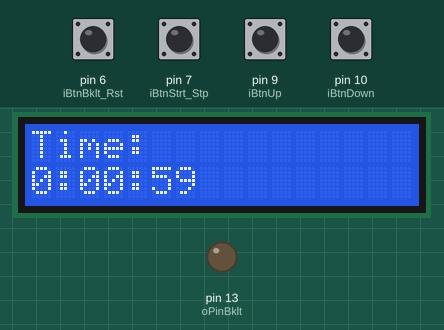
Simulated run of this sketch. Board: Arduino Uno, built with avr-gcc and run on an emulated ATmega328P. On the bench: 16×2 character LCD, output pins drawn as LEDs (lit = HIGH). The inputs (shaded band) are chosen by the test bench; at power-on: pin 7 (iBtnStrt_Stp) HIGH, pin 6 (iBtnBklt_Rst), pin 9 (iBtnUp), pin 10 (iBtnDown) LOW. What the sketch prints to the serial monitor is not drawn.

Above: at 1.2 s.
1.3 s: pin 7 (iBtnStrt_Stp) pulled LOW for 0.15 s
2.9 s: pin 6 (iBtnBklt_Rst) pulled HIGH for 0.15 s
At 3.6 s:
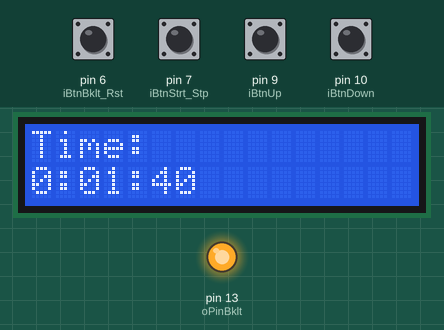
4.5 s: pin 9 (iBtnUp) pulled HIGH for 1 s
At 6.6 s:
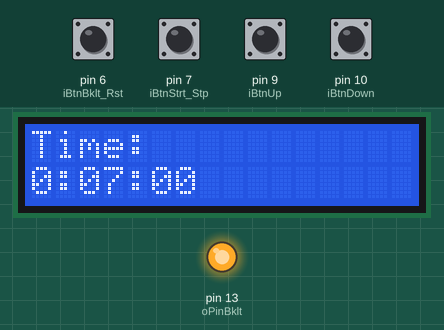
7.0 s: pin 10 (iBtnDown) pulled HIGH for 0.15 s
At 8.3 s:
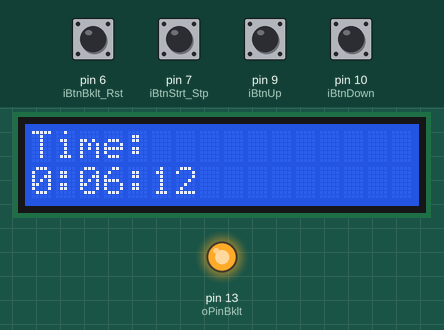
8.6 s: pin 7 (iBtnStrt_Stp) pulled LOW for 1 s
At 10.3 s:
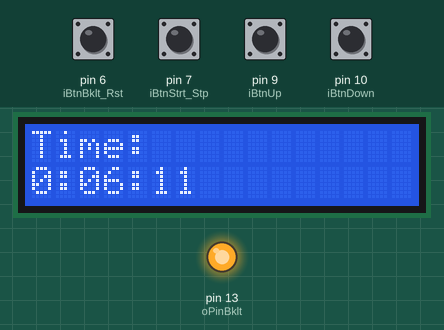
Timing chart, 0 to 11.8 s (numbered marks = the images above; inputs shaded):
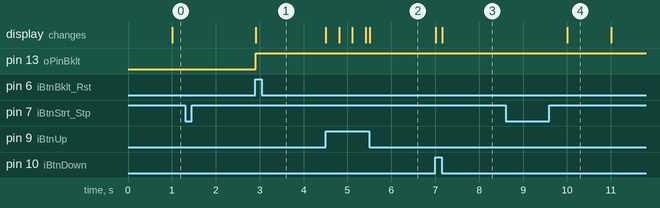

The sketch:

Tiny_Timer_Cd.ino
```cpp
#include <LiquidCrystal.h>

/*
  LiquidCrystal Library - Hello World

 Demonstrates the use a 16x2 LCD display.  The LiquidCrystal
 library works with all LCD displays that are compatible with the
 Hitachi HD44780 driver. There are many of them out there, and you
 can usually tell them by the 16-pin interface.

 This sketch prints "Hello World!" to the LCD
 and shows the time.

  The circuit:
 * LCD RS pin to digital pin 12
 * LCD Enable pin to digital pin 11
 * LCD D4 pin to digital pin 5
 * LCD D5 pin to digital pin 4
 * LCD D6 pin to digital pin 3
 * LCD D7 pin to digital pin 2
 * LCD R/W pin to ground
 * 10K resistor:
 * ends to +5V and ground
 * wiper to LCD VO pin (pin 3)
 */

// include the library code:
#include <LiquidCrystal.h>
#include "pitches.h"

// notes in the melody:
int melody[] = {
  NOTE_C4, NOTE_G3,NOTE_G3, NOTE_A3, NOTE_G3,0, NOTE_B3, NOTE_C4};
// note durations: 4 = quarter note, 8 = eighth note, etc.:
int noteDurations[] = {
  4, 8, 8, 4,4,4,4,4 };

// initialize the library with the numbers of the interface pins
LiquidCrystal lcd(12, 11, 5, 4, 3, 2);

// IO Pin Assignments.
// Button for backlight and reset
const int iBtnBklt_Rst = 6;
const int iBtnStrt_Stp = 7;
const int oPinBklt = 13;
// Backlight
boolean bStateBklt = false;
int stateBtnBKLT;
int BKLT_ON;
int HOLD_TIME;
// Time adjustment buttons
const int iBtnUp = 9;
const int iBtnDown = 10;
int stateBtnUP;
int stateBtnDOWN;
// Timing Variables
unsigned long cPreviousSeconds;
int cIntervals = 1;
// Buzzer
int BuzzerIteration = 0;
int Buzzer;
// Start and Stop Button
boolean bStartStop = false;
int stateBtnStartStop;
int antiCYCLE;
int lastantiCYCLE;
// Adjustable Variables
int cTIME = 60; // time in seconds. Everything is based on this.
int cHiTIME = 100; // tracks cTIME start
int HOLD_DELAY = 3; // time in seconds
int BKLT_ON_DURATION = 18; // time in seconds adds the time from when the button was pressed.


void setup() {
  // serial debugging.
  Serial.begin(9600);
  // set up the LCD's number of columns and rows:
  lcd.begin(16, 2);
  // Print a message to the LCD.
  lcd.print("Time:");
  // IO States
  pinMode(iBtnBklt_Rst, INPUT);
  pinMode(iBtnStrt_Stp, INPUT);
  pinMode(iBtnUp, INPUT);
  pinMode(iBtnDown, INPUT);
  pinMode(oPinBklt, OUTPUT);
}

void loop() {
  // Time Display
  int cHOURS = (cTIME/60)/60;
  int cMINUTEStenths = ((cTIME/60) % 60)/10;
  int cMINUTESones = ((cTIME/60) % 60) % 10;
  int cSECONDStenths = (((cTIME%60)%60) % 60)/10;
  int cSECONDSones = (((cTIME%60)%60) % 60) % 10;
  // base clock for timing everything
  unsigned long cSeconds = millis()/1000;

  // read the state of the pushbutton values;
  stateBtnBKLT = digitalRead(iBtnBklt_Rst);
  stateBtnStartStop = digitalRead(iBtnStrt_Stp);
  stateBtnUP = digitalRead(iBtnUp);
  stateBtnDOWN = digitalRead(iBtnDown);

  if (stateBtnStartStop != antiCYCLE){
    if (stateBtnStartStop == HIGH) {
    bStartStop = !bStartStop;
    }
  }

  antiCYCLE = stateBtnStartStop;

  Serial.println(bStartStop);

  if (bStartStop == false && cTIME == cHiTIME){
    digitalWrite(oPinBklt, HIGH);
  }

  if (stateBtnUP == HIGH && cTIME == cHiTIME && bStartStop == false && (cSeconds - cPreviousSeconds <= cIntervals)){
    cTIME += 1;
    cHiTIME += 1;
  }

  if (stateBtnDOWN == HIGH && cTIME == cHiTIME && bStartStop == false && (cSeconds - cPreviousSeconds <= cIntervals) && cTIME > 0){
    cTIME -= 1;
    cHiTIME -= 1;
  }

  // Resets the timer back to the previous set time.
  if (stateBtnBKLT == HIGH && bStartStop == false && (cSeconds - cPreviousSeconds <= cIntervals)){
    cTIME = cHiTIME;
  }

  // Holding down the reset button for 3 seconds will turn on the lcd backlight.
  if (stateBtnBKLT == HIGH && (cSeconds - cPreviousSeconds >= cIntervals)) {
    HOLD_TIME++;
    if (HOLD_TIME == HOLD_DELAY){
    bStateBklt = true;
    digitalWrite(oPinBklt, HIGH);
    HOLD_TIME = 0;
    }
  }

  // Turns on the backlight
  if (bStateBklt = true && (cSeconds - cPreviousSeconds >= cIntervals) && bStartStop == true){
    BKLT_ON++;
    if (BKLT_ON == BKLT_ON_DURATION){
      digitalWrite(oPinBklt, LOW);
      BKLT_ON = 0;
      bStateBklt = false;
    }
  }


  //As the clock time goes up, cTime will increment down.
  if (cSeconds - cPreviousSeconds >= cIntervals && bStartStop == true){
    cSeconds;
    cTIME--;
  }

  if (cTIME <= 0 && bStartStop == true){
    cTIME = 0;
  }

  cPreviousSeconds = cSeconds;

   // set the cursor to column 0, line 1
  // (note: line 1 is the second row, since counting begins with 0):
  lcd.setCursor(0, 1);
  // print the number of seconds since reset:
  lcd.print(cHOURS);
  lcd.print(":");
  lcd.print(cMINUTEStenths);
  lcd.print(cMINUTESones);
  lcd.print(":");
  lcd.print(cSECONDStenths);
  lcd.print(cSECONDSones);

  if (cTIME == 0 && Buzzer <= BuzzerIteration && bStartStop == true)  {
    for (int thisNote = 0; thisNote < 8; thisNote++) {

    // to calculate the note duration, take one second
    // divided by the note type.
    //e.g. quarter note = 1000 / 4, eighth note = 1000/8, etc.
    int noteDuration = 1000/noteDurations[thisNote];
    tone(8, melody[thisNote],noteDuration);

    // to distinguish the notes, set a minimum time between them.
    // the note's duration + 30% seems to work well:
    int pauseBetweenNotes = noteDuration * 1.30;
    delay(pauseBetweenNotes);
    // stop the tone playing:
    noTone(8);
  }
  Buzzer++;
}
}
```

pitches.h
```cpp
/*************************************************
 * Public Constants
 *************************************************/

#define NOTE_B0  31
#define NOTE_C1  33
#define NOTE_CS1 35
#define NOTE_D1  37
#define NOTE_DS1 39
#define NOTE_E1  41
#define NOTE_F1  44
#define NOTE_FS1 46
#define NOTE_G1  49
#define NOTE_GS1 52
#define NOTE_A1  55
#define NOTE_AS1 58
#define NOTE_B1  62
#define NOTE_C2  65
#define NOTE_CS2 69
#define NOTE_D2  73
#define NOTE_DS2 78
#define NOTE_E2  82
#define NOTE_F2  87
#define NOTE_FS2 93
#define NOTE_G2  98
#define NOTE_GS2 104
#define NOTE_A2  110
#define NOTE_AS2 117
#define NOTE_B2  123
#define NOTE_C3  131
#define NOTE_CS3 139
#define NOTE_D3  147
#define NOTE_DS3 156
#define NOTE_E3  165
#define NOTE_F3  175
#define NOTE_FS3 185
#define NOTE_G3  196
#define NOTE_GS3 208
#define NOTE_A3  220
#define NOTE_AS3 233
#define NOTE_B3  247
#define NOTE_C4  262
#define NOTE_CS4 277
#define NOTE_D4  294
#define NOTE_DS4 311
#define NOTE_E4  330
#define NOTE_F4  349
#define NOTE_FS4 370
#define NOTE_G4  392
#define NOTE_GS4 415
#define NOTE_A4  440
#define NOTE_AS4 466
#define NOTE_B4  494
#define NOTE_C5  523
#define NOTE_CS5 554
#define NOTE_D5  587
#define NOTE_DS5 622
#define NOTE_E5  659
#define NOTE_F5  698
#define NOTE_FS5 740
#define NOTE_G5  784
#define NOTE_GS5 831
#define NOTE_A5  880
#define NOTE_AS5 932
#define NOTE_B5  988
#define NOTE_C6  1047
#define NOTE_CS6 1109
#define NOTE_D6  1175
#define NOTE_DS6 1245
#define NOTE_E6  1319
#define NOTE_F6  1397
#define NOTE_FS6 1480
#define NOTE_G6  1568
#define NOTE_GS6 1661
#define NOTE_A6  1760
#define NOTE_AS6 1865
#define NOTE_B6  1976
#define NOTE_C7  2093
#define NOTE_CS7 2217
#define NOTE_D7  2349
#define NOTE_DS7 2489
#define NOTE_E7  2637
#define NOTE_F7  2794
#define NOTE_FS7 2960
#define NOTE_G7  3136
#define NOTE_GS7 3322
#define NOTE_A7  3520
#define NOTE_AS7 3729
#define NOTE_B7  3951
#define NOTE_C8  4186
#define NOTE_CS8 4435
#define NOTE_D8  4699
#define NOTE_DS8 4978
```

Measured:
- after the input at 2.9 s, pin 13 (oPinBklt): LOW → HIGH at once; the display: changes at once (image 1)
- after the input at 4.5 s, the display: first changes at once (image 2 shows a later state)
- after the input at 7.0 s, the display: first changes at once (image 3 shows a later state)
- after the input at 8.6 s, the display: changes after 1.4 s (image 4)
- what the display in image 4 shows lasts 1.0 s, from 10.0 s to 11.0 s
